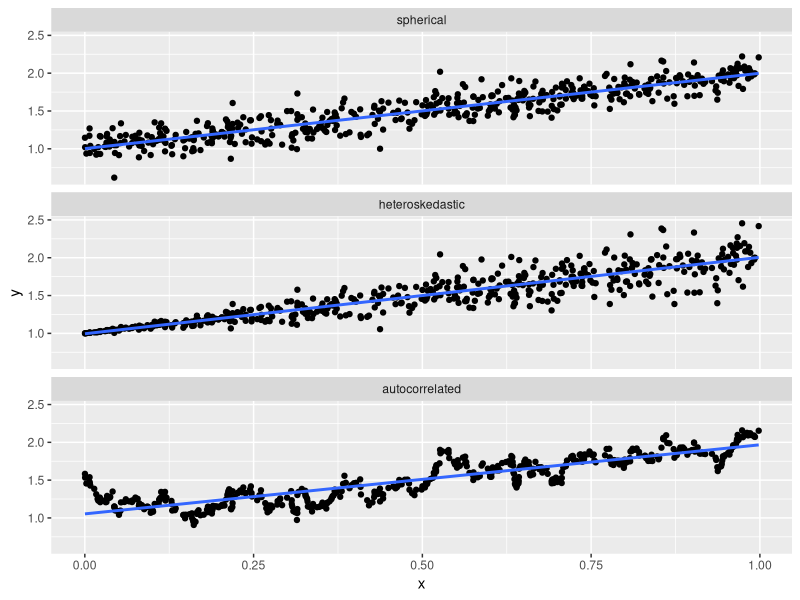

This chart was generated by the following R code:
## ---- chunk 1
library("tidyverse")
set.seed(17)
n_obs <- 500
data_sphere <- tibble(
  x = sort(runif(n_obs)),
  spherical = rnorm(n_obs, sd = 0.125),
  heteroskedastic = 2 * spherical * x,
  autocorrelated = reduce(spherical, function(x, y) c(x, 0.9 * tail(x, 1) + 0.1 * y))
) %>%
  mutate(autocorrelated = 4 * autocorrelated) %>%
  pivot_longer(cols = -x) %>%
  mutate(y = 1 + x + value,
         name = as_factor(name))
ggplot(data_sphere, aes(x = x, y = y)) +
  geom_point() +
  geom_smooth(method = "lm", se = FALSE) +
  facet_wrap(~ name, ncol = 1)
